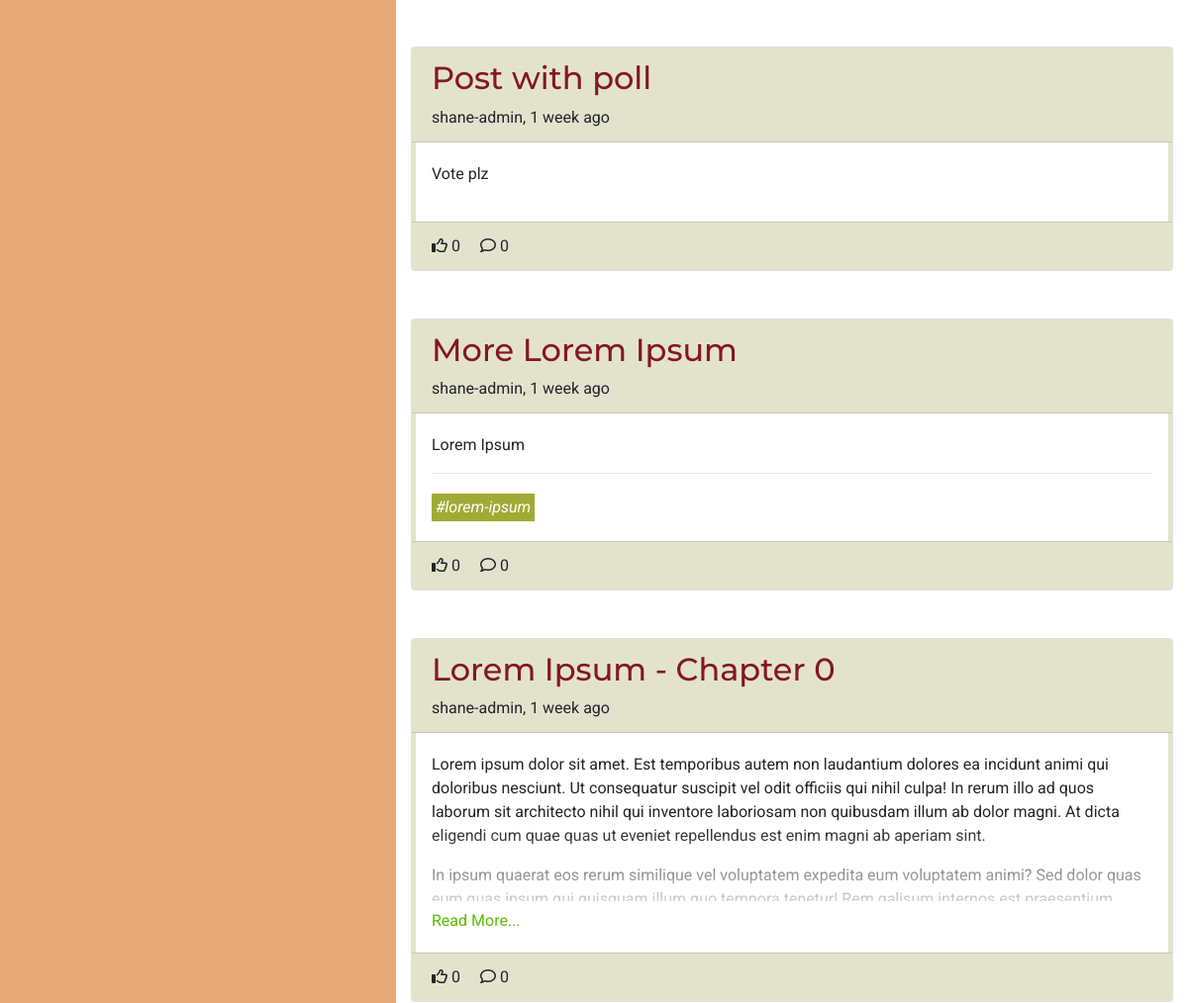
The app's page / (signed in, middle part), older data.
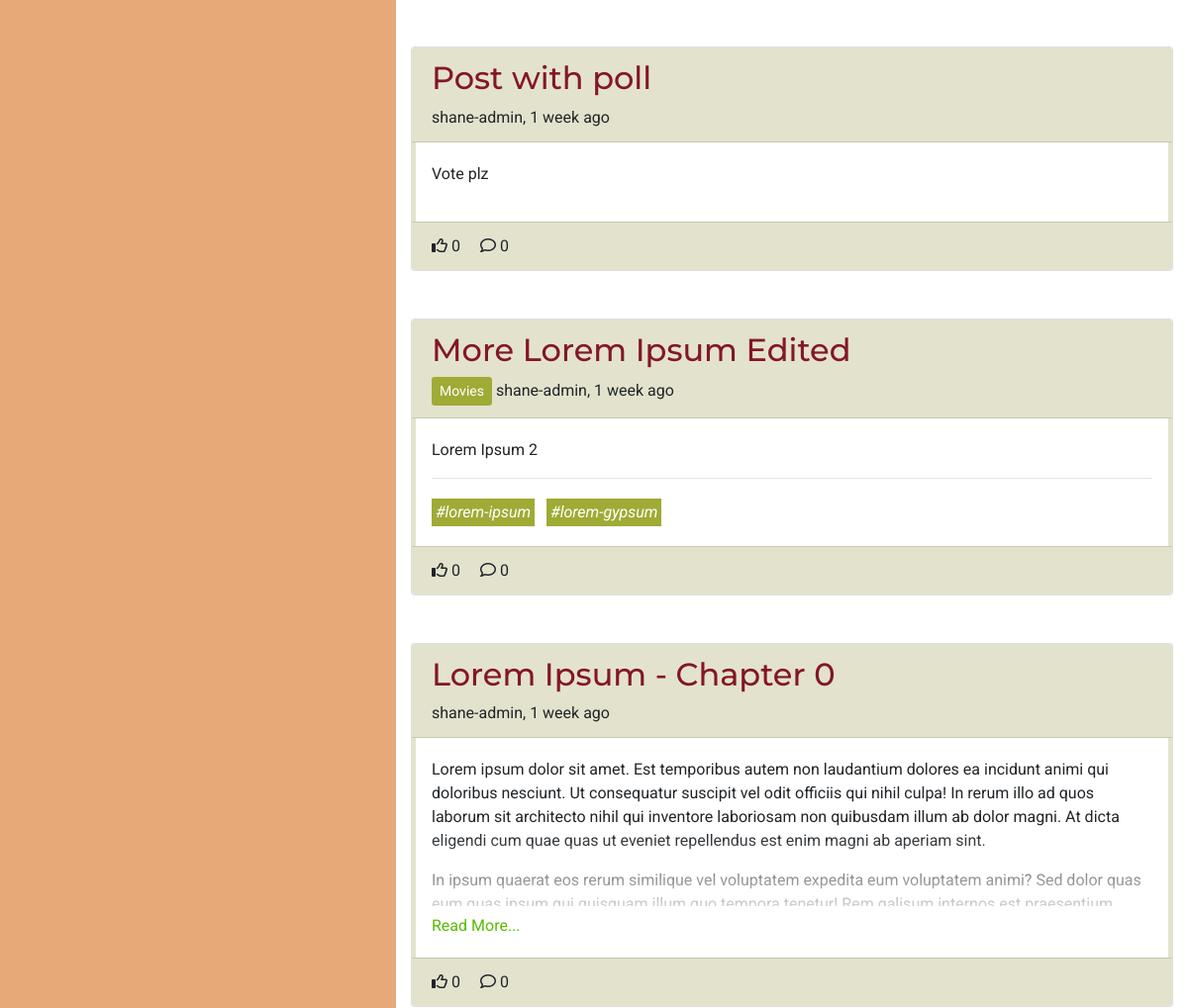
The same page, newer data.
### forum/models.py (models this page shows, shortened)
class Post(models.Model):
    title = models.CharField(max_length=100)
    slug = models.SlugField(max_length=100, unique=True)
    category = models.ForeignKey(Category, on_delete=models.CASCADE,
                                 related_name='tagged_posts')
    image = CloudinaryField('image', blank=True)
    image_position = models.IntegerField(blank=True, null=True)
    posted_by = models.ForeignKey(User, on_delete=models.CASCADE,
                                  related_name='added_posts')
    posted_on = models.DateTimeField(auto_now_add=True)
    content = models.TextField()
    tags = models.CharField(max_length=200, blank=True)
    edited = models.BooleanField(default=False)
    likes = models.ManyToManyField(User, related_name='post_likes', blank=True)
    class Meta:
        ordering = ['-posted_on']
    def title_preview(self):
        if len(self.title) > 50:
            return f'{self.title[:50]}...'
        return self.title
    def number_of_likes(self):
        return self.likes.count()
    def number_of_comments(self):
        return self.comments.count()
    def tag_list(self):
        tags_separate = self.tags.split('#')
        tags_separate.pop(0)
        return tags_separate
    def time_elapsed(self):
        return get_time_elapsed(self.posted_on)

class Category(models.Model):
    name = models.CharField(max_length=30, unique=True)
    slug = models.SlugField(max_length=30, unique=True)
    icon = models.CharField(max_length=30, default="fa-tag")
    def __str__(self):
        return self.name
    def number_of_posts(self):
        return self.tagged_posts.count()

### forum/views.py (the view)
# urls.py: path('', views.ListPosts.as_view(), name='home'),
class ListPosts(View):
    def get(self, request):
        if not request.user.is_authenticated:
            return redirect('/accounts/login')
        posts = Post.objects.all()
        context = get_post_list_context(request, posts)
        user_profile = get_profile(request.user)
        if user_profile.sort_by_new:
            context['heading'] = "What's New"
        else:
            context['heading'] = "What's Popular"
        context['selected_tab'] = 'Home'
        return render(
            request,
            'post_list.html',
            context,
        )

### forum/core/categories.py (called while the page is built)
def get_top_categories(limit=CATEGORY_COLLAPSIBLE_LIMIT):
    categories = list(Category.objects
                      .annotate(num_posts=Count('tagged_posts'))
                      .filter(num_posts__gt=0)
                      .order_by('-num_posts'))
    num_categories = len(categories)
    category_none = Category.objects.get(slug='none')
    if category_none in categories:
        categories.remove(category_none)
    return {
        'num_categories': num_categories,
        'top_categories': categories[:limit],
        'has_more_categories': (len(categories) > limit)
    }

### forum/core/content.py (called while the page is built)
def get_base_context(request):
    context = get_top_categories()
    context['disable_sort'] = True
    return context

def get_post_list_context(request, post_list):
    context = get_base_context(request)
    user_profile = get_profile(request.user)
    sort_by_new = user_profile.sort_by_new
    posts_sorted = sort_posts(post_list, sort_by_new)
    context.update(get_paginated_items(request, posts_sorted, POSTS_PER_PAGE))
    context['disable_sort'] = False
    return context

### templates/post_list.html (shortened to what this page needs)
{% extends "base.html" %}
{% block content %}
{% if item_list %}
    <div id="list-of-posts" class="after-load">
        {% for post in item_list %}
            <div class="post card mb-5">
                <div class="card-header">
                    <div class="post-title">
                        <a href="{% url 'view_post' post.slug %}" class="anchor-no-style">
                            <h2 class="align-middle word-break">{{ post.title_preview }}</h2>
                        </a>
                    </div>
                    <div>
                        {% if post.category.slug != 'none' %}
                            <a href="{% url 'categories' post.category.slug %}"
                                class="btn btn-sm category align-middle">{{ post.category }}</a>
                        {% endif %}
                        <span>{{ post.posted_by }}, {{ post.time_elapsed }}</span>
                    </div>
                </div>
                <div class="card-body post-list-body">
                    <div class="post-list-body-inner">
                        <div class="post-preview">
                            <div class="post-preview-inner word-break">{{ post.content|safe }}</div>
                            <a class="post-anchor-overlay" href="{% url 'view_post' post.slug %}"></a>
                        </div>
                        <a class="read-more d-none mt-2" href="{% url 'view_post' post.slug %}">Read More...</a>
                        {% if post.tags %}
                            <div>
                                <hr>
                                {% for tag in post.tag_list %}
                                    <a class="tag-list-item mr-2 mt-1 anchor-no-style" href="{% url 'search_tag' tag %}">
                                        <em class="word-break">#{{ tag }}</em>
                                    </a>
                                {% endfor %}
                            </div>
                        {% endif %}
                    </div>
                </div>
                <div class="card-footer">
                    {% if user in post.likes.all %}
                        <i class="fa-solid fa-thumbs-up"></i>
                    {% else %}
                        <i class="fa-regular fa-thumbs-up"></i>
                    {% endif %}
                    {{ post.number_of_likes }}
                    <i class="fa-regular fa-comment pl-3"></i>
                    {{ post.number_of_comments }}
                </div>
            </div>
        {% endfor %}
    </div>
{% endif %}
{% endblock content %}

Row changes from the older to the newer data that the page shows:
changed Post: title_preview "More Lorem Ipsum" → "More Lorem Ipsum Edited"; category_id 12 → 14 (drawn); category (not shown) → "Movies"; content "Lorem Ipsum" → "Lorem Ipsum 2"
Text that changed along with them:
new list line: "# lorem-gypsum"
